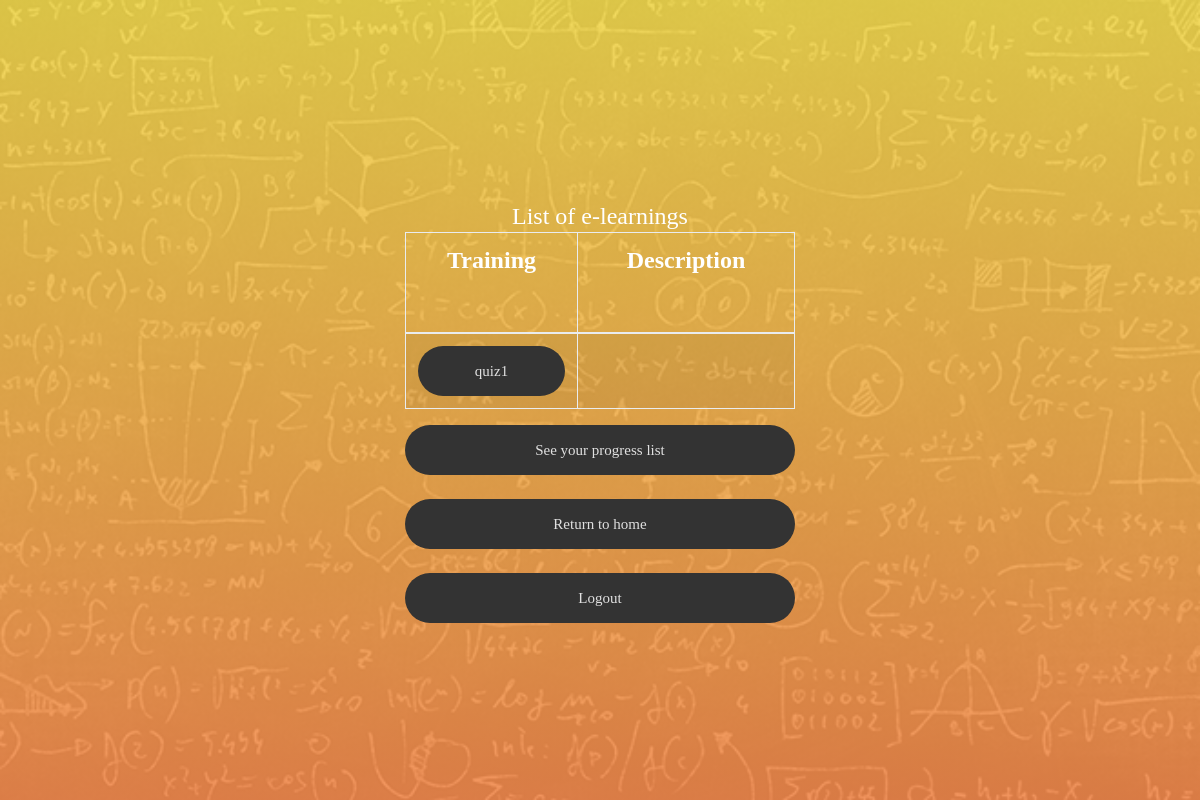
Page /quiz/quiz_index/ on the earlier database version.
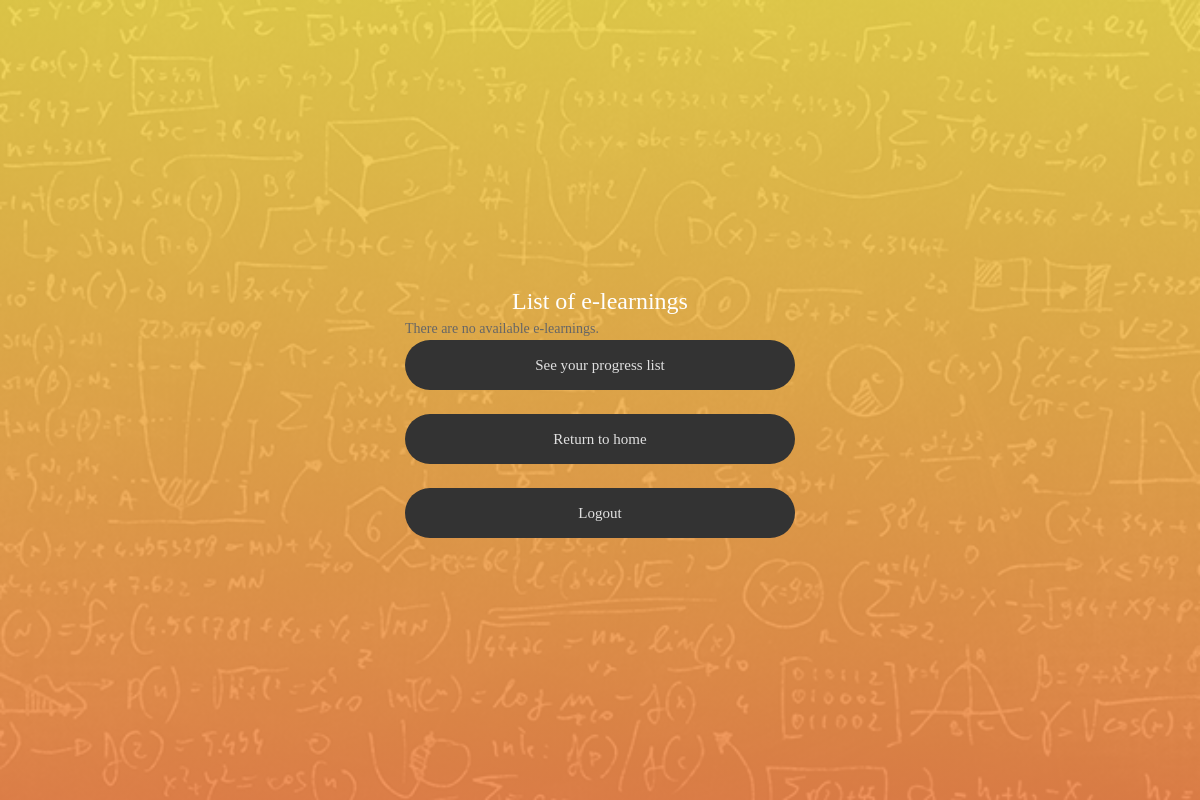
Same page on the later database version.
### quiz/models.py (models this page shows, shortened)
@python_2_unicode_compatible
class Quiz(models.Model):
    title = models.CharField(
        verbose_name=_("Title"),
        max_length=60, blank=False)
    description = models.TextField(
        verbose_name=_("Description"),
        blank=True, help_text=_("a description of the quiz"))
    url = models.SlugField(
        max_length=60, blank=False,
        help_text=_("a user friendly url"),
        verbose_name=_("user friendly url"))
    category = models.ForeignKey(
        Category, null=True, blank=True,
        verbose_name=_("Category"), on_delete=models.CASCADE)
    random_order = models.BooleanField(
        blank=False, default=False,
        verbose_name=_("Random Order"),
        help_text=_("Display the questions in "
                    "a random order or as they "
                    "are set?"))
    max_questions = models.PositiveIntegerField(
        blank=True, null=True, verbose_name=_("Max Questions"),
        help_text=_("Number of questions to be answered on each attempt."))
    answers_at_end = models.BooleanField(
        blank=False, default=False,
        help_text=_("Correct answer is NOT shown after question."
                    " Answers displayed at the end."),
        verbose_name=_("Answers at end"))
    exam_mode = models.BooleanField(
        blank=False, default=False,
        help_text=_("Exam result show."
                    "Progress Report show."),
        verbose_name=_("Exam mode"))
    exam_paper = models.BooleanField(
        blank=False, default=False,
        help_text=_("If yes, the result of each"
                    " attempt by a user will be"
                    " stored. Necessary for marking."),
        verbose_name=_("Exam Paper"))
    single_attempt = models.BooleanField(
        blank=False, default=False,
        help_text=_("If yes, only one attempt by"
                    " a user will be permitted."
                    " Non users cannot sit this exam."),
        verbose_name=_("Single Attempt"))
    pass_mark = models.SmallIntegerField(
        blank=True, default=0,
        verbose_name=_("Pass Mark"),
        help_text=_("Percentage required to pass exam."),
        validators=[MaxValueValidator(100)])
    success_text = models.TextField(
        blank=True, help_text=_("Displayed if user passes."),
        verbose_name=_("Success Text"))
    fail_text = models.TextField(
        verbose_name=_("Fail Text"),
        blank=True, help_text=_("Displayed if user fails."))
    draft = models.BooleanField(
        blank=True, default=False,
        verbose_name=_("Draft"),
        help_text=_("If yes, the quiz is not displayed"
                    " in the quiz list and can only be"
                    " taken by users who can edit"
                    " quizzes."))
    class Meta:
        verbose_name = _("Quiz")
        verbose_name_plural = _("Quizzes")

### quiz/views.py (the view)
class QuizListView(ListView):
    model = Quiz
    def get_queryset(self):
        queryset = super(QuizListView, self).get_queryset()
        return queryset.filter(draft=False)

### quiz/templates/quiz/quiz_list.html (shortened to what this page needs)
{% extends 'base2.html' %}
{% load i18n %}
{% load static %}
{% block body %}
<div class="limiter">
<div class="container-login100"  style="background-image: url('{% static 'images/img-01.jpg' %}');">
  <div class="wrap-login100 p-t-30 p-b-10">
      <span class="login100-form-title p-t-5 p-b-1"> List of e-learnings</span>
          {% if quiz_list %}
      		<table class="table table-bordered table-striped">
      		  <thead>
      			<tr>
      			  <th><span class="login100-form-title p-t-1 p-b-45"> Training</span></th>
              <th><span class="login100-form-title p-t-1 p-b-45"> Description</span></th>
      			</tr>
      		  </thead>
      		  <tbody>
              {% for quiz in quiz_list %}
        			<tr>
      			  <td>
                <a href="{% url 'quiz_start_page' slug=quiz.url %}" class="login100-form-btn"> {{ quiz.title }} </a>
                <td><span class="login100-form-title p-t-1 p-b-45"> {{ quiz.description }} </span></td>
      			</tr>
              {% endfor %}
      		  </tbody>
      		</table>
      	{% else %}
              <p>{% trans "There are no available e-learnings" %}.</p>
          {% endif %}
          <a href= "{% url 'quiz_progress' %}" class="login100-form-btn" >See your progress list</a>
          <br>
          <a href= "{% url 'index' %}" class="login100-form-btn" >Return to home</a>
          <br>
          <a href= "{% url 'pagelogout' %}" class="login100-form-btn" >Logout</a>
</div>
</div>
</div>
{% endblock %}

Differences in the rows shown:
removed Quiz: title "quiz1"
Other differences:
text no longer shown: "Training Description"
text now shown: "There are no available e-learnings ."
